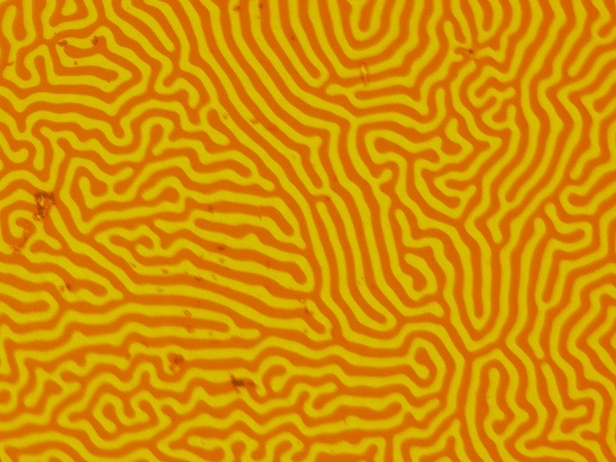
#> input picture magnetization/advanced/p1b3/0004.jpg, 616 x 462 px; its folder holds 4 pictures in this run
$ python part1.py
#> lines starting #> are read from the running program, lines starting #| are printed output that depends on the picture
import cv2
import numpy as np
from skimage import measure
import matplotlib.pyplot as plt
from skimage.color import label2rgb
import os
from pathlib import Path
from scipy.spatial.distance import cdist
import json
from PIL import Image

def load_image(path):
    return cv2.imread(str(path), cv2.IMREAD_GRAYSCALE)

def blur(image):
    return cv2.GaussianBlur(image, (5, 5), 0)

def threshold(image):
    _, thresholded = cv2.threshold(image, 0, 255, cv2.THRESH_BINARY + cv2.THRESH_OTSU)
    return thresholded

def morpho(image):
    kernel = np.ones((3, 3), np.uint8)
    return cv2.morphologyEx(image, cv2.MORPH_CLOSE, kernel, iterations=2)

# [8 lines left out: function label, not called in this run]

def color_label_image(labels):
    return label2rgb(labels, bg_label=0)

# [4 lines left out: function extract_features, not called in this run]

def load_images_from_folder(folder_path, extension="jpg"):
#> called with folder_path = 'p1b3', extension = 'jpg'
    folder = Path(folder_path).resolve()
    image_paths = list(folder.glob(f'*.{extension}'))

    images = []
    for image_path in image_paths:
        image = cv2.imread(str(image_path), cv2.IMREAD_GRAYSCALE)
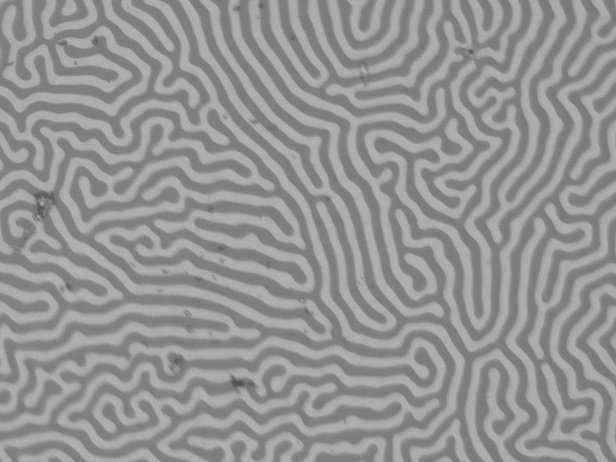
#> image: shape (462, 616); min 78, max 183, mean 148.3
        if image is not None:
            images.append(image)
#> pass 2 of the loop in load_images_from_folder, `for image_path in image_paths:`:
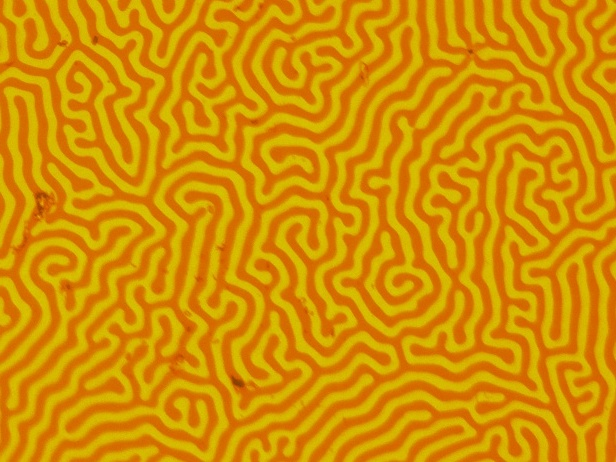
#> input picture magnetization/advanced/p1b3/0010.jpg, 616 x 462 px
#> in load_images_from_folder, `image = cv2.imread(str(image_path), cv2.IMREAD_GRAYSCALE)`:
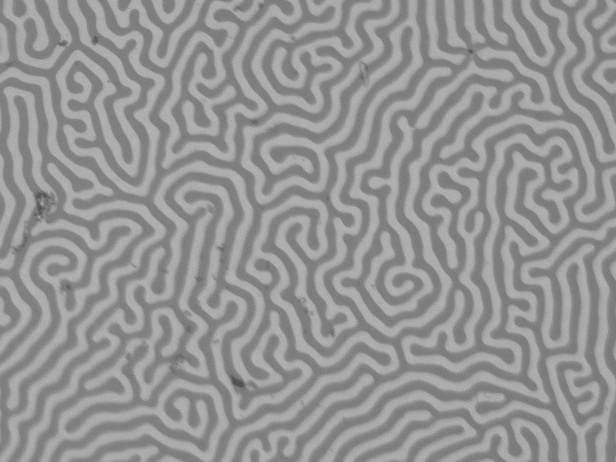
#> image: shape (462, 616); min 75, max 183, mean 148.4
#> pass 3 of the loop in load_images_from_folder, `for image_path in image_paths:`:
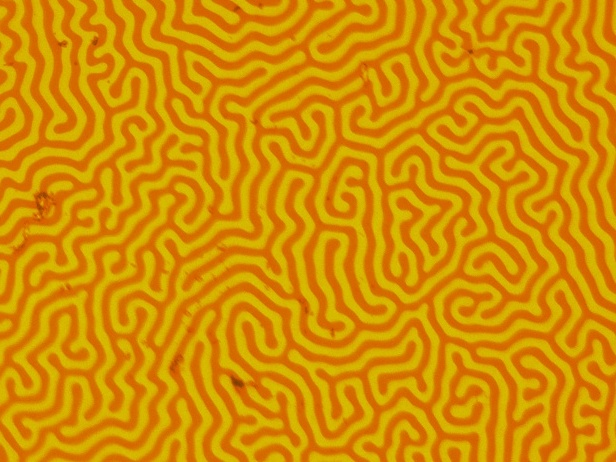
#> input picture magnetization/advanced/p1b3/0015.jpg, 616 x 462 px
#> in load_images_from_folder, `image = cv2.imread(str(image_path), cv2.IMREAD_GRAYSCALE)`:
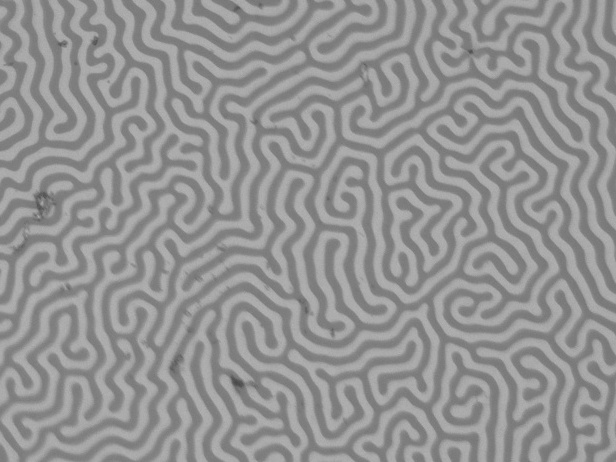
#> image: shape (462, 616); min 73, max 181, mean 147.6
#> the loop made 4 passes; the first 3 are shown
    return images

def calculate_variance(images):
    # Stack images along the third dimension to create a 3D array
    stacked_images = np.stack(images, axis=-1)
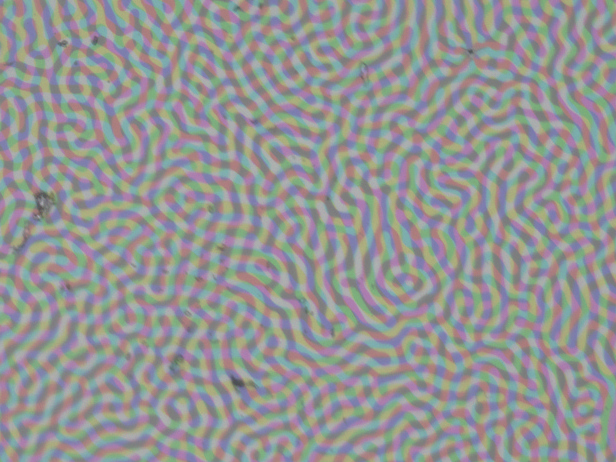
#> stacked_images: shape (462, 616, 4); mean of channels 0, 1, 2, 3 148.3, 148.4, 147.6, 146.4; drawn as B, G, R
    # Calculate the variance along the third dimension (axis=-1)
    variance_image = np.var(stacked_images, axis=-1)
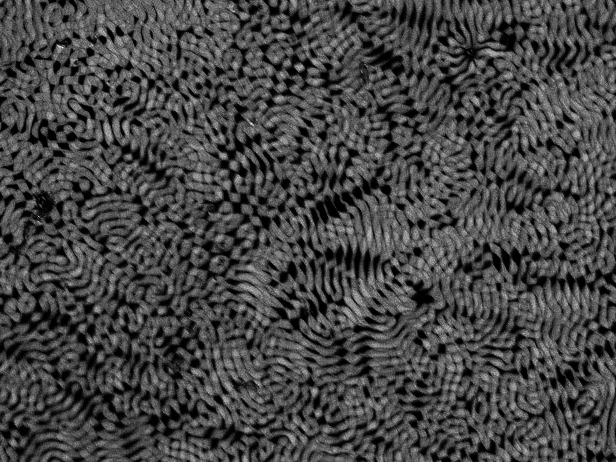
#> variance_image: shape (462, 616) float64; min 0, max 959.5, mean 264.9; drawn with min black and max white
    print(variance_image)
    return variance_image

def visualize_variance(variance_image):
    plt.figure(figsize=(10, 8))
    plt.title("Variance Map of Magnetic Domains", fontsize=20)
    img = plt.imshow(variance_image, cmap='hot', interpolation='nearest')
    cbar = plt.colorbar(img, label='Variance')
    cbar.ax.tick_params(labelsize=12)  # Increase colorbar text size
    cbar.set_label('Variance', fontsize=20)  # Increase colorbar label size
    plt.axis('off')
    plt.show()
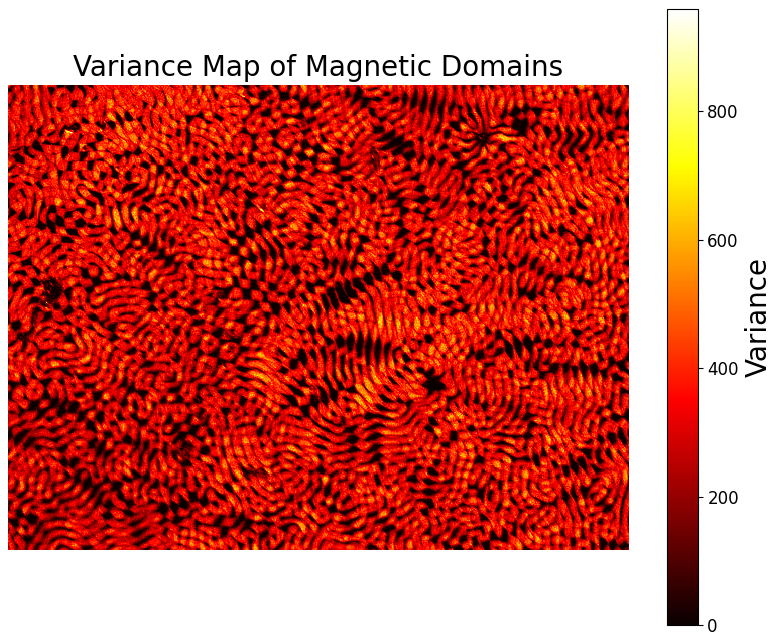
#> figure drawn by matplotlib, 2 panels

def select_defects(image):
    plt.figure(figsize=(10, 8))
    plt.title("Select Defects and Close Window")
    plt.imshow(image, cmap='hot', interpolation='nearest')
#> (the run stopped early here; a loop or call above may not have finished)
